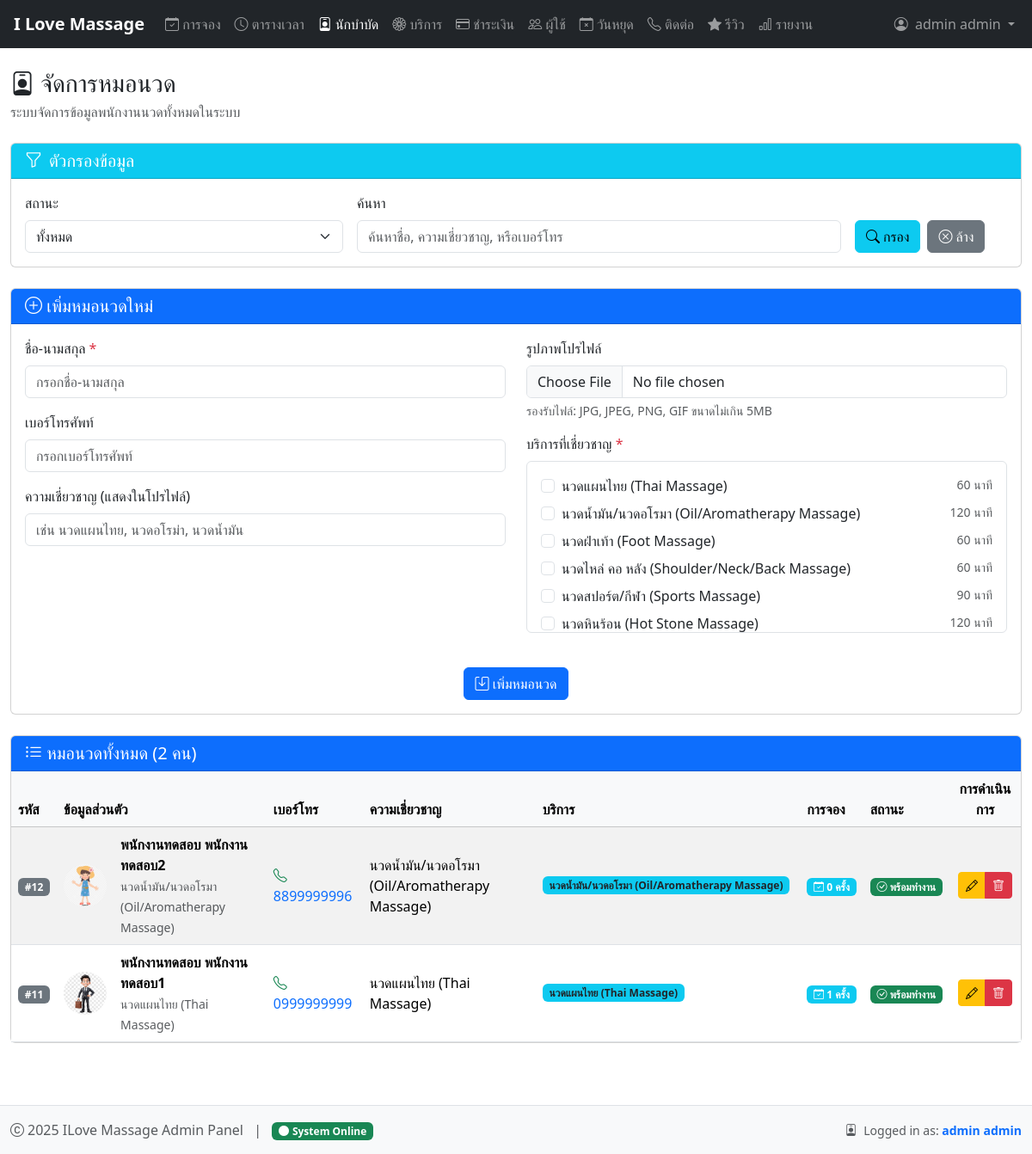
Screenshot of /admin/manage_therapists.php (signed in) with the database file from the repository.
### tables this page shows
CREATE TABLE `massage_types` (
  `massage_type_id` int(11) NOT NULL,
  `name` varchar(100) NOT NULL,
  `description` text DEFAULT NULL,
  `duration_minutes` int(11) NOT NULL,
  `price` decimal(10,2) NOT NULL,
  `image_url` varchar(255) DEFAULT NULL,
  `is_active` tinyint(1) DEFAULT 1,
  `created_at` timestamp NOT NULL DEFAULT current_timestamp(),
  `updated_at` timestamp NOT NULL DEFAULT current_timestamp() ON UPDATE current_timestamp()
);

CREATE TABLE `therapists` (
  `therapist_id` int(11) NOT NULL,
  `full_name` varchar(100) NOT NULL,
  `phone` varchar(20) DEFAULT NULL,
  `specialization` text DEFAULT NULL,
  `image_url` varchar(255) DEFAULT NULL,
  `is_available` tinyint(1) DEFAULT 1,
  `created_at` timestamp NOT NULL DEFAULT current_timestamp(),
  `updated_at` timestamp NOT NULL DEFAULT current_timestamp() ON UPDATE current_timestamp()
);

### admin/manage_therapists.php (the view, shortened to what this page needs)
<?php
require_once '../config/database.php';
$filter_search = $_GET['search'] ?? '';
$therapists = [];
$where_conditions = [];
$where_sql = !empty($where_conditions) ? "WHERE " . implode(" AND ", $where_conditions) : "";
$sql = "SELECT t.*,
               GROUP_CONCAT(mt.name SEPARATOR ', ') as specializations,
               COUNT(b.booking_id) as total_bookings
        FROM therapists t
        LEFT JOIN therapist_massage_types tmt ON t.therapist_id = tmt.therapist_id
        LEFT JOIN massage_types mt ON tmt.massage_type_id = mt.massage_type_id
        LEFT JOIN bookings b ON t.therapist_id = b.therapist_id
        $where_sql
        GROUP BY t.therapist_id
        ORDER BY t.created_at DESC";
$result = $conn->query($sql);
if ($result->num_rows > 0) {
    while ($row = $result->fetch_assoc()) {
        $therapists[] = $row;
    }
}
$massage_types = [];
$type_sql = "SELECT * FROM massage_types WHERE is_active = TRUE";
$type_result = $conn->query($type_sql);
if ($type_result->num_rows > 0) {
    while ($row = $type_result->fetch_assoc()) {
        $massage_types[] = $row;
    }
}
?>
<!DOCTYPE html>
<html lang="th">
<head>
    <?php include '../templates/admin-head.php'; ?>
</head>
<body>
    <?php include '../templates/navbar-admin.php'; ?>
    <div class="container-fluid py-4">
        <div class="d-flex justify-content-between align-items-center mb-4">
            <div>
                <h1 class="h3 mb-1"><i class="bi bi-person-badge"></i> จัดการหมอนวด</h1>
                <p class="text-muted mb-0">ระบบจัดการข้อมูลพนักงานนวดทั้งหมดในระบบ</p>
            </div>
        </div>
        <div class="card mb-4">
            <div class="card-header bg-info text-white">
                <h5 class="mb-0"><i class="bi bi-funnel me-2"></i>ตัวกรองข้อมูล</h5>
            </div>
            <div class="card-body">
                <form method="GET" class="row g-3">
                    <div class="col-md-4">
                        <label class="form-label">สถานะ</label>
                        <select name="status" class="form-select">
                            <option value="">ทั้งหมด</option>
                        </select>
                    </div>
                    <div class="col-md-6">
                        <label class="form-label">ค้นหา</label>
                        <input type="text" name="search" class="form-control"
                            placeholder="ค้นหาชื่อ, ความเชี่ยวชาญ, หรือเบอร์โทร"
                            value="<?= htmlspecialchars($filter_search) ?>">
                    </div>
                    <div class="col-md-2 d-flex align-items-end">
                        <button type="submit" class="btn btn-info me-2">
                            <i class="bi bi-search me-1"></i>กรอง
                        </button>
                        <a href="manage_therapists.php" class="btn btn-secondary">
                            <i class="bi bi-x-circle me-1"></i>ล้าง
                        </a>
                    </div>
                </form>
            </div>
        </div>
        <div class="card mb-4">
            <div class="card-header bg-primary text-white">
                <h5 class="mb-0"><i class="bi bi-plus-circle"></i> เพิ่มหมอนวดใหม่</h5>
            </div>
            <div class="card-body">
                <form method="POST" enctype="multipart/form-data" class="needs-validation" novalidate>
                    <div class="row g-4">
                        <div class="col-md-6">
                            <div class="mb-3">
                                <label class="form-label">ชื่อ-นามสกุล <span class="text-danger">*</span></label>
                                <input type="text" name="full_name" class="form-control" placeholder="กรอกชื่อ-นามสกุล" required>
                            </div>
                            <div class="mb-3">
                                <label class="form-label">เบอร์โทรศัพท์</label>
                                <input type="tel" name="phone" class="form-control" placeholder="กรอกเบอร์โทรศัพท์" pattern="[0-9]{10}">
                            </div>
                            <div class="mb-3">
                                <label class="form-label">ความเชี่ยวชาญ (แสดงในโปรไฟล์)</label>
                                <input type="text" name="specialization" class="form-control" placeholder="เช่น นวดแผนไทย, นวดอโรม่า, นวดน้ำมัน">
                            </div>
                        </div>
                        <div class="col-md-6">
                            <div class="mb-3">
                                <label class="form-label">รูปภาพโปรไฟล์</label>
                                <input type="file" name="profile_image" class="form-control" accept="image/*" id="addImageInput">
                                <div class="form-text">รองรับไฟล์: JPG, JPEG, PNG, GIF ขนาดไม่เกิน 5MB</div>
                            </div>
                            <div class="mb-3">
                                <label class="form-label">บริการที่เชี่ยวชาญ <span class="text-danger">*</span></label>
                                <div class="border rounded p-3 overflow-auto" style="max-height: 200px;">
                                    <?php foreach ($massage_types as $type): ?>
                                        <div class="form-check mb-2">
                                            <input class="form-check-input" type="checkbox" name="massage_types[]"
                                                   value="<?= $type['massage_type_id'] ?>" id="type_<?= $type['massage_type_id'] ?>">
                                            <label class="form-check-label d-flex justify-content-between w-100" for="type_<?= $type['massage_type_id'] ?>">
                                                <span><?= $type['name'] ?></span>
                                                <small class="text-muted"><?= $type['duration_minutes'] ?> นาที</small>
                                            </label>
                                        </div>
                                    <?php endforeach; ?>
                                </div>
                            </div>
                        </div>
                    </div>
                    <div class="text-center mt-4">
                        <button type="submit" class="btn btn-primary">
                            <i class="bi bi-save"></i> เพิ่มหมอนวด
                        </button>
                    </div>
                </form>
            </div>
        </div>
        <div class="card">
            <div class="card-header bg-primary text-white">
                <h5 class="mb-0"><i class="bi bi-list-ul"></i> หมอนวดทั้งหมด (<?= count($therapists) ?> คน)</h5>
            </div>
            <div class="card-body p-0">
                <div class="table-responsive">
                    <table class="table table-hover table-striped align-middle mb-0">
                        <thead class="table-light">
                            <tr>
                                <th>รหัส</th>
                                <th>ข้อมูลส่วนตัว</th>
                                <th>เบอร์โทร</th>
                                <th>ความเชี่ยวชาญ</th>
                                <th>บริการ</th>
                                <th>การจอง</th>
                                <th>สถานะ</th>
                                <th class="text-center">การดำเนินการ</th>
                            </tr>
                        </thead>
                        <tbody>
                            <?php foreach ($therapists as $therapist): ?>
                                <tr>
                                    <td>
                                        <span class="badge bg-secondary">#<?= $therapist['therapist_id'] ?></span>
                                    </td>
                                    <td>
                                        <div class="d-flex align-items-center">
                                            <?php if ($therapist['image_url']): ?>
                                                <img src="../uploads/profile/<?= $therapist['image_url'] ?>"
                                                    alt="<?= $therapist['full_name'] ?>"
                                                    class="rounded-circle me-3 flex-shrink-0"
                                                    style="width: 50px; height: 50px; object-fit: cover;">
                                            <?php endif; ?>
                                            <div>
                                                <div class="fw-semibold"><?= $therapist['full_name'] ?></div>
                                                <?php if ($therapist['specialization']): ?>
                                                    <small class="text-muted"><?= $therapist['specialization'] ?></small>
                                                <?php endif; ?>
                                            </div>
                                        </div>
                                    </td>
                                    <td>
                                        <?php if ($therapist['phone']): ?>
                                            <a href="tel:<?= $therapist['phone'] ?>" class="text-decoration-none">
                                                <i class="bi bi-telephone text-success"></i>
                                                <?= $therapist['phone'] ?>
                                            </a>
                                        <?php else: ?>
                                            <span class="text-muted">-</span>
                                        <?php endif; ?>
                                    </td>
                                    <td>
                                        <?php if ($therapist['specialization']): ?>
                                            <?= $therapist['specialization'] ?>
                                        <?php else: ?>
                                            <span class="text-muted">-</span>
                                        <?php endif; ?>
                                    </td>
                                    <td>
                                        <?php
                                        $services = explode(',', $therapist['specializations']);
                                        foreach (array_slice($services, 0, 2) as $service):
                                        ?>
                                            <span class="badge bg-info text-dark me-1 mb-1"><?= trim($service) ?></span>
                                        <?php endforeach; ?>
                                    </td>
                                    <td>
                                        <span class="badge bg-info">
                                            <i class="bi bi-calendar-check"></i>
                                            <?= $therapist['total_bookings'] ?> ครั้ง
                                        </span>
                                    </td>
                                    <td>
                                        <span class="badge bg-<?= $therapist['is_available'] ? 'success' : 'danger' ?>">
                                            <i class="bi bi-<?= $therapist['is_available'] ? 'check' : 'x' ?>-circle"></i>
                                            <?= $therapist['is_available'] ? 'พร้อมทำงาน' : 'ไม่ว่าง' ?>
                                        </span>
                                    </td>
                                    <td class="text-center">
                                        <div class="btn-group btn-group-sm" role="group">
                                            <button class="btn btn-warning"
                                                    data-bs-toggle="modal"
                                                    data-bs-target="#editModal<?= $therapist['therapist_id'] ?>"
                                                    title="แก้ไข">
                                                <i class="bi bi-pencil"></i>
                                            </button>
                                            <button class="btn btn-danger"
                                                    data-bs-toggle="modal"
                                                    data-bs-target="#deleteModal<?= $therapist['therapist_id'] ?>"
                                                    title="ลบ">
                                                <i class="bi bi-trash"></i>
                                            </button>
                                        </div>
                                    </td>
                                </tr>
                            <?php endforeach; ?>
                        </tbody>
                    </table>
                </div>
            </div>
        </div>
    </div>
    <?php include '../templates/footer-admin.php'; ?>
</body>
</html>

### admin/css/admin-simple.css (style rules this page uses)
.container-fluid { max-width: 1400px; }

### rows the page displays
massage_types: name "นวดแผนไทย (Thai Massage)", duration_minutes "60"
massage_types: name "นวดน้ำมัน/นวดอโรมา (Oil/Aromatherapy Massage)", duration_minutes "120"
massage_types: name "นวดฝ่าเท้า (Foot Massage)", duration_minutes "60"
massage_types: name "นวดไหล่ คอ หลัง (Shoulder/Neck/Back Massage)", duration_minutes "60"
massage_types: name "นวดสปอร์ต/กีฬา (Sports Massage)", duration_minutes "90"
massage_types: name "นวดหินร้อน (Hot Stone Massage)", duration_minutes "120"
therapists: therapist_id "12", image_url (picture), full_name "พนักงานทดสอบ พนักงานทดสอบ2", specialization "นวดน้ำมัน/นวดอโรมา (Oil/Aromatherapy Massage)", phone "8899999996", service "นวดน้ำมัน/นวดอโรมา (Oil/Aromatherapy Massage)", total_bookings "0", is_available 1 (drawn)
therapists: therapist_id "11", image_url (picture), full_name "พนักงานทดสอบ พนักงานทดสอบ1", specialization "นวดแผนไทย (Thai Massage)", phone "0999999999", service "นวดแผนไทย (Thai Massage)", total_bookings "1", is_available 1 (drawn)

### other values shown
$_SESSION['full_name'] "admin admin"
count($therapists) "2"
